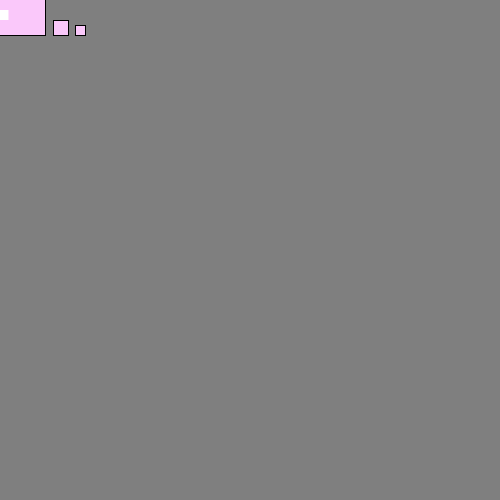
Frame 1 (no input)
Frame 60 (the mouse pressed at the canvas centre just before this capture): identical to frame 1, image omitted
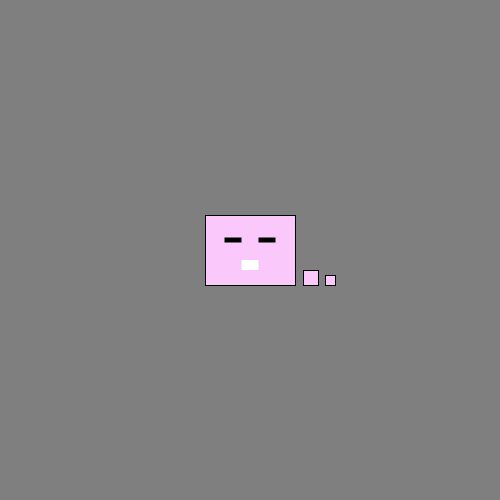
Frame 120 (the mouse held since frame 60 and released just before this capture)

The Processing sketch that drew these frames (run headless with seeded random() and noise(); from frame 60 on, the mouse is pressed at the canvas centre):

// Processing sketch: processing_23423
// ── processing_23423.pde



void setup() {
  size (500,500);
  smooth();
}

void draw () {
  int x=mouseX;
  int y=mouseY;
  background(127);

  rectMode(CENTER);
  fill(250,200,250);
  rect(x,y,90,70);//face
  fill(0);
  noStroke();
  rect(x-17,y-10,17,5);//lift eye
  fill(0);
  rect(x+17,y-10,17,5);//right eye
  fill(255);
  rect(x,y+15,17,10);
  stroke(0);
  rectMode(CORNER);
  fill(250,200,250);
  rect(x+53,y+20,15,15);
  fill(250,200,250);
  rect(x+50+25,y+25,10,10);
}
